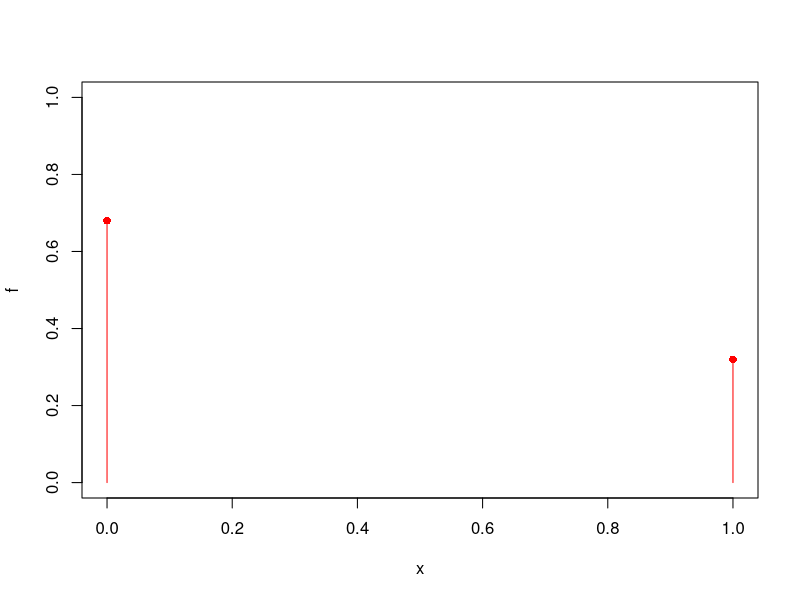
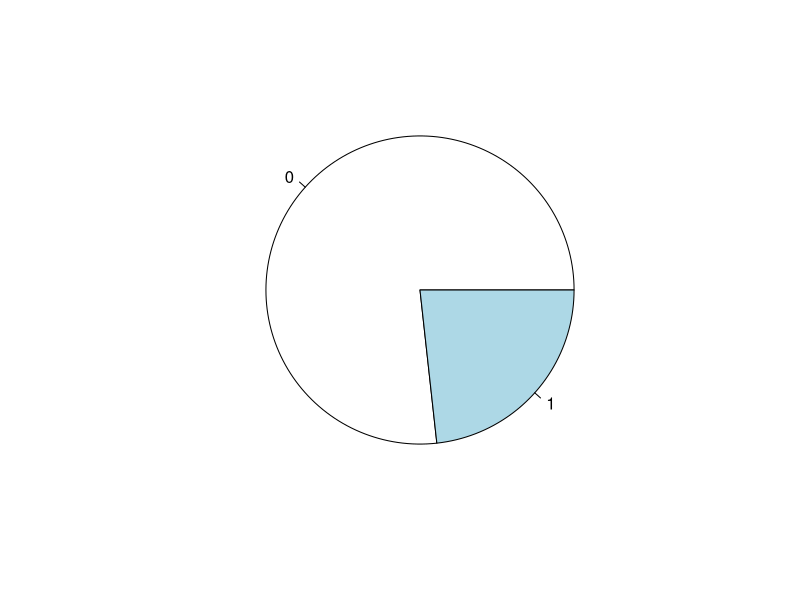
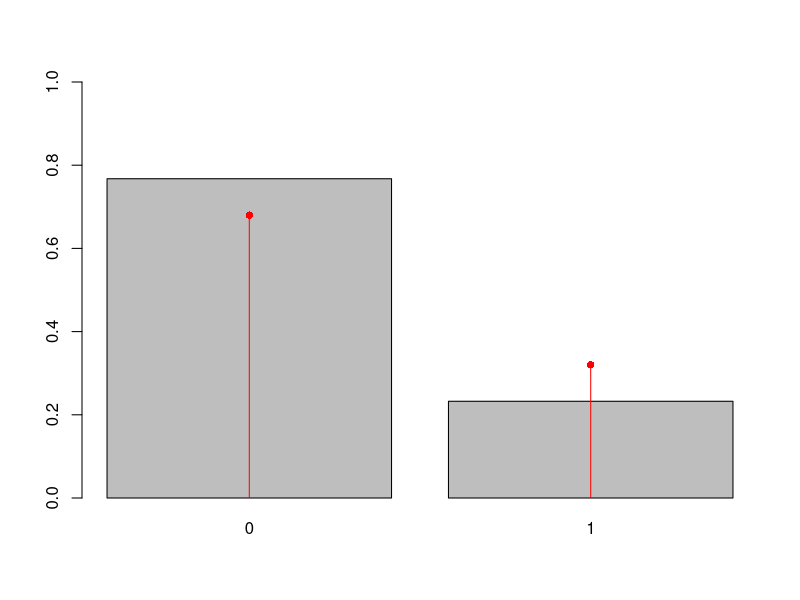
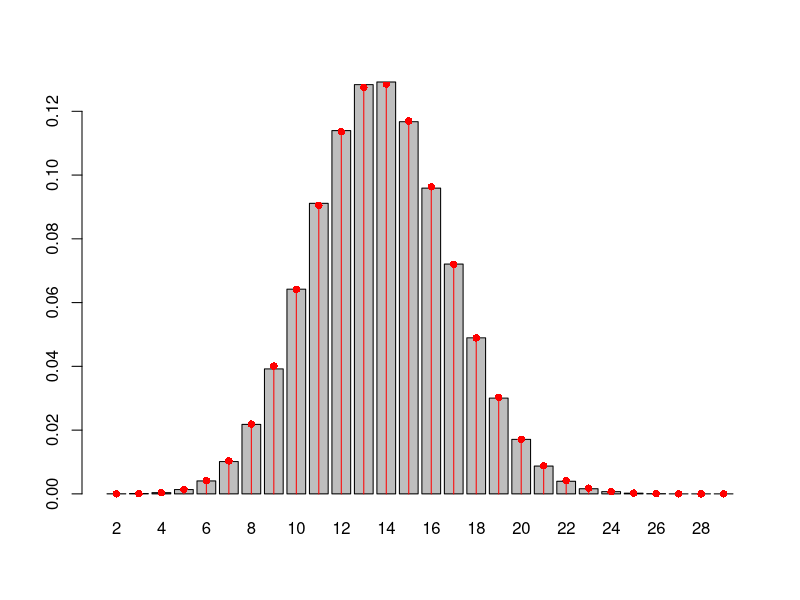
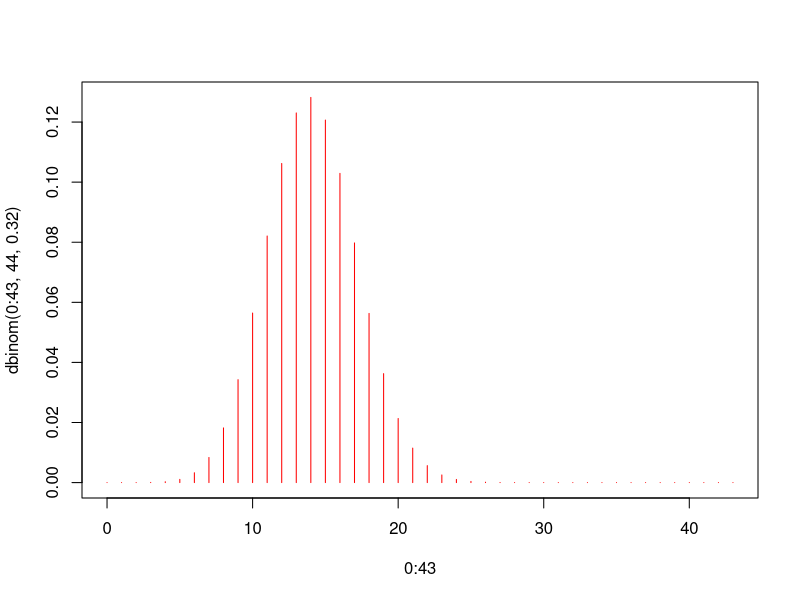
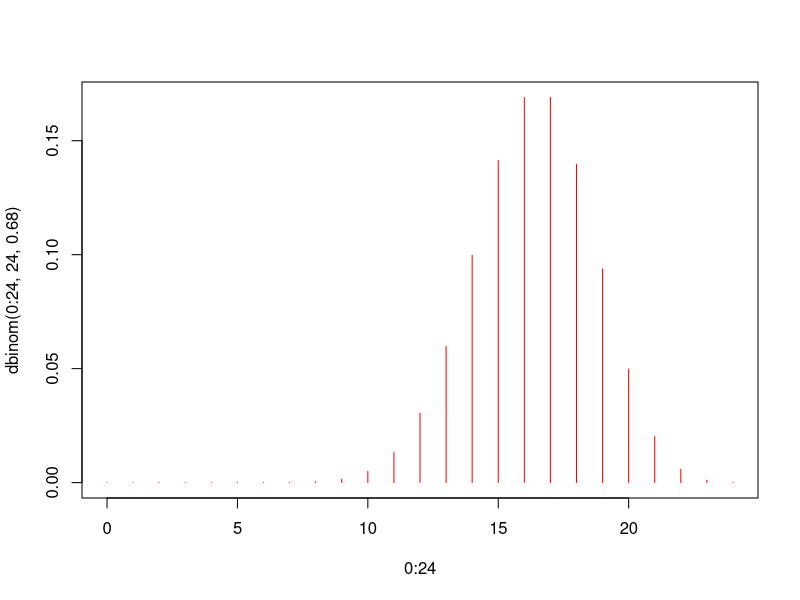
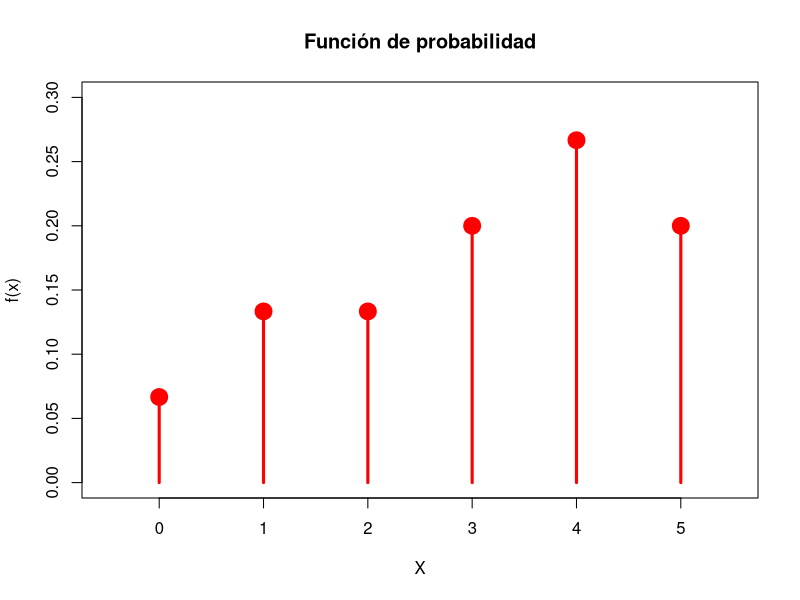
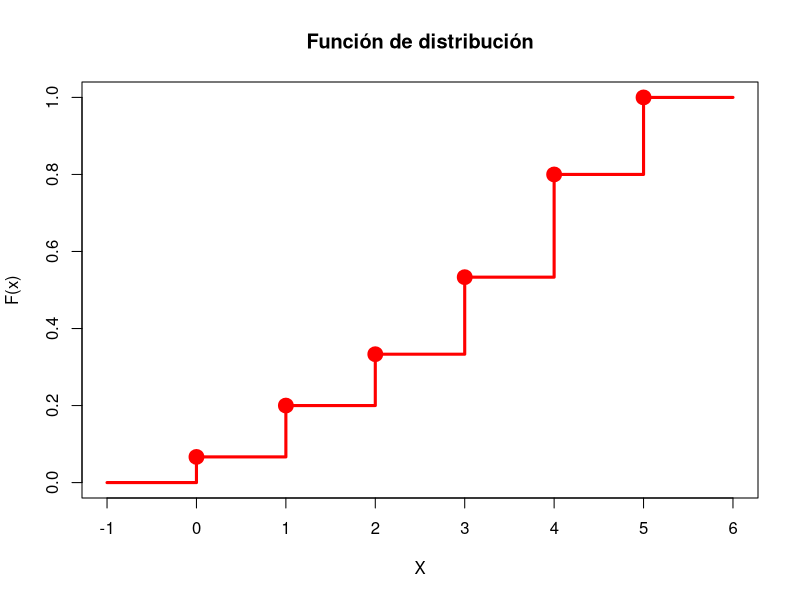

Here is the R script that generated these plots, in order:


#Ensayo de Bernoulli
x<- c(0,1)
f <- c(0.68,0.32)

plot(x, f, type ="h", ylim=c(0,1), col="red")
points(x,f,pch=16,col="red")


n<- 43
muestra<-sample(x,n,f,replace=TRUE)

pie(table(muestra))
mean(muestra)

table(muestra)/n
mean(muestra)

bar<-barplot(table(muestra)/n,ylim=c(0,1))
lines(bar,f,type="h",col="red")
points(bar,f,pch=16,col="red")

muestra <- sample(x,n,f,replace=TRUE)
muestra



Y<-function(i){sum(sample(x,n,f,replace=TRUE))}
Y(1)

set.seed(123)
m<- 400000
encuestas <- sapply(1:m,Y)
fr<-table(encuestas)/m
fr["13"]


dbinom(13,43,0.32)

xx<- names(fr)
xx
br <- barplot(table(encuestas)/m)
lines(br,dbinom(2:29,43,0.32),type="h",col="red")
points(br,dbinom(2:29,43,0.32),pch=16,col="red")

dbinom(17,44,0.32)
plot(0:43,dbinom(0:43,44,0.32),type="h",col="red")


pbinom(16,44,0.32)




n <- 24
x<-c(0,1)
f<- c(0.32,0.68)

Xstar<-function(i){sum(sample(x,n,f,replace=TRUE))}
set.seed(123)
m<- 400000
encuestas <- sapply(1:m,Xstar)
mean(encuestas)

n*0.68

var(encuestas)

n*0.68*0.32

qbinom(0.25,24,0.68)

plot(0:24,dbinom(0:24,24,0.68),type="h",col="red")

46*0.32

# SOlucion Ejercicio

x1 = 0:5   # Posibles resultados
f1 = c(1,2,2,3,4,3)/15 # Probabilidad de ocurrencia de cada resultado
# Creación de las líneas verticales
plot(x1, f1, type="h", col="red", lwd=3, main="Función de probabilidad", xlab="X", ylab="f(x)",
     xlim=c(-0.5,5.5), ylim=c(0,0.3)) 
# Se crean los puntos y se guarda la gráfica completa en un objeto para su uso posterior
points(x1, f1, col="red", lwd=10)




F1 = cumsum(f1) # Se genera un vector con la suma acumulada
plot(c(-1,x1,6), c(0,F1,1), type="s", col="red", lwd=3, main="Función de distribución", xlab="X",
     ylab="F(x)")
points(x1, F1, col="red", lwd=8)




#f(2)=2/15
#F(2)=1/3
#f(3.5)=0
#F(3.5)=8/15
#f(6)=0
#F(6)=1


miu.X <- sum(x1*f1); miu.X


Q2.X <- max(x1[F1<=0.5]); Q2.X


var.X <- sum((x1-miu.X)^2*f1); var.X


set.seed(12)
sim.venta <- sample(x1,30,replace=T,prob=f1)


fi <- table(sim.venta)/length(sim.venta) 
xb <- barplot(fi)
lines(xb, f1, type="h", col="red", lwd=3)  
points(xb, f1, col="red", lwd=10)

mean.sim <- mean(sim.venta); mean.sim

var.sim <- var(sim.venta); var.sim


set.seed(12)
sim.venta <- sample(x1,10000,replace=T,prob=f1)
fi <- table(sim.venta)/length(sim.venta) 
xb <- barplot(fi)
lines(xb, f1, type="h", col="red", lwd=3)  
points(xb, f1, col="red", lwd=10)


mean.sim <- mean(sim.venta); mean.sim

var.sim <- var(sim.venta); var.sim


miu.Y <- 0.75*miu.X-1.5; miu.Y
var.Y <- 0.75^2*var.X; var.Y

set.seed(12)
y1 <- 0.75*x1-1.5
sim.ben <- sample(y1,10000,replace=T,prob=f1)
fi <- table(sim.ben)/length(sim.ben) 
xb <- barplot(fi)
lines(xb, f1, type="h", col="red", lwd=3)  
points(xb, f1, col="red", lwd=10)


mean.sim.ben <- mean(sim.ben); mean.sim.ben

var.sim.ben <- var(sim.ben); var.sim.ben




